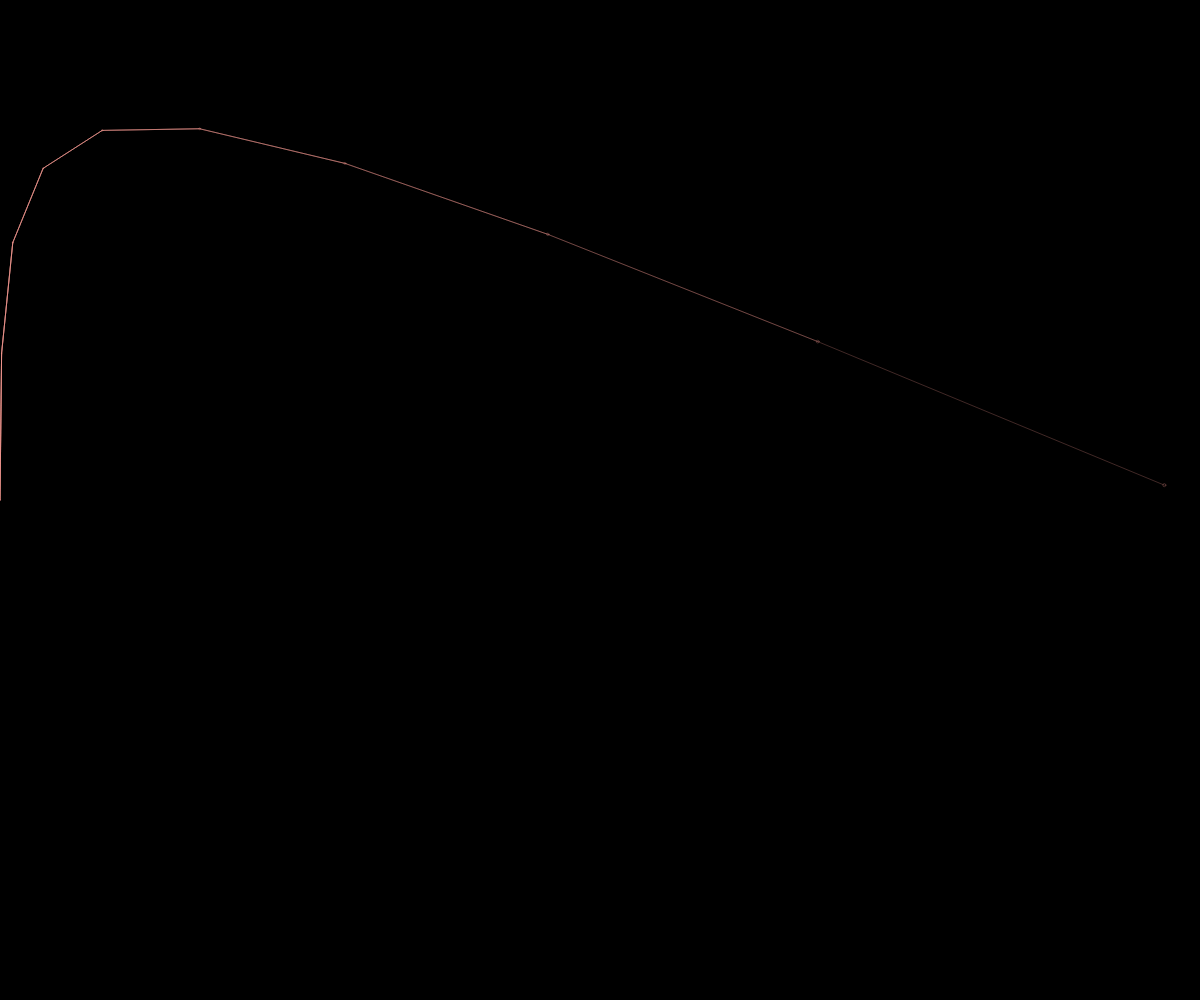
Frame 1 (no input)
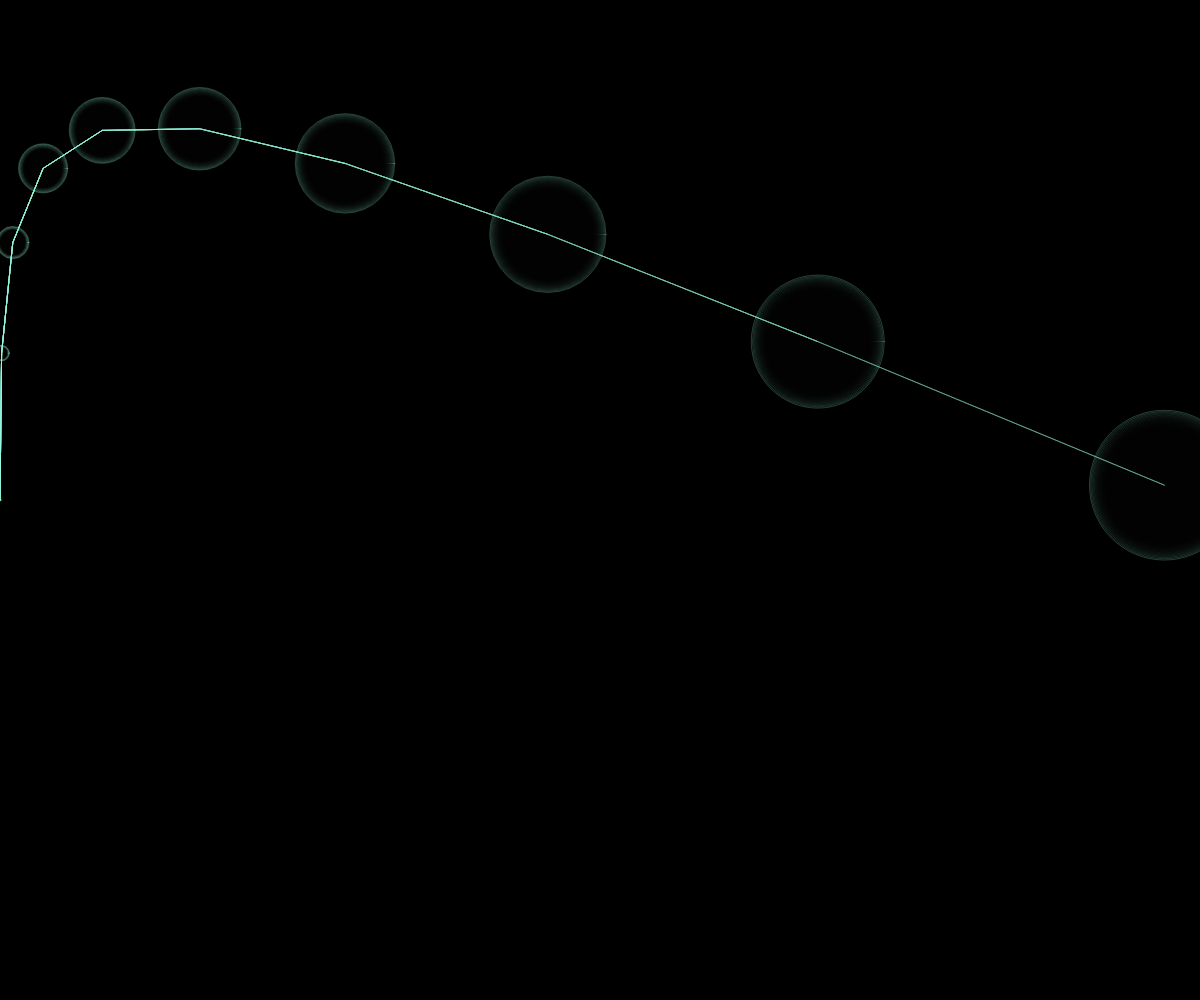
Frame 60 (no input)
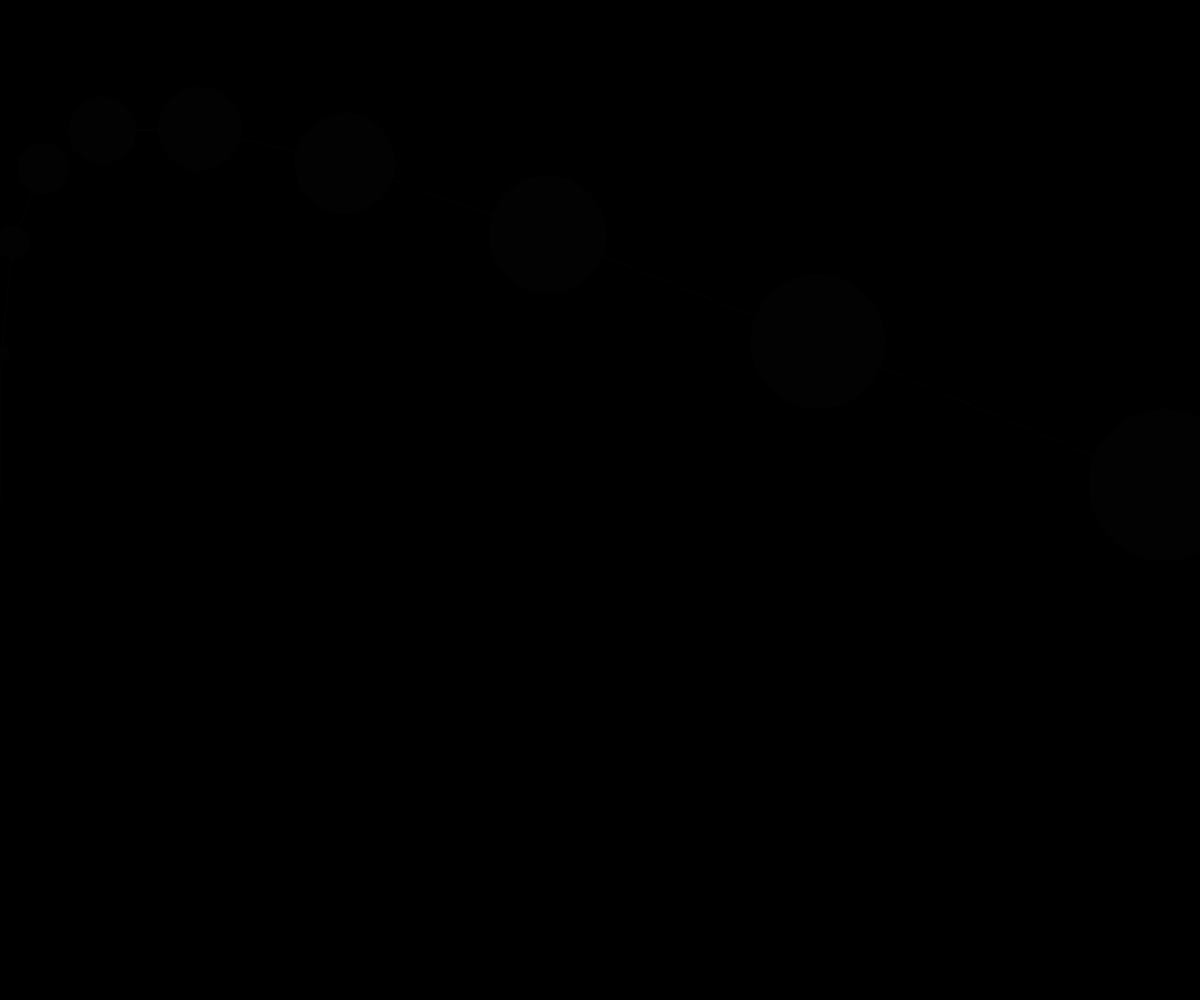
Frame 120 (the mouse pressed at the canvas centre since frame 60)

The p5.js sketch that drew these frames (run headless with seeded random() and noise() and a simulated clock; from frame 60 on, the mouse is pressed at the canvas centre):

// p5.js sketch
// ── sketch.js
let p0, p1;
let cl1;
let cl2;
let cl3;
let d;

function setup() {
  createCanvas(windowWidth, windowHeight);
  
  // change colormode
  colorMode(HSB);
  
  background(0,0,0,1);
  
  // ctrol points of bezier curves
  p0 = createVector(0, windowHeight / 2);
  p1 = createVector(windowWidth / 2, windowHeight / 2);
  p2 = createVector(windowWidth / 4, windowHeight / 6);
  p3 = createVector(windowWidth, windowHeight / 2);

}

function draw() {
  // draw background everyframe  
  background("rgba(0,0,0,0.2)");
  
  // variables for HSB 
  d = dist(mouseX,mouseY,windowWidth/2,windowHeight/2);
  cl1 = map(d, 0, 0.5*sqrt(sq(windowWidth)+sq(windowHeight)), 0, 1);
  cl2 = map(d, 0, 0.5*sqrt(sq(windowWidth)+sq(windowHeight)), 0, 40);
  cl3 = map(mouseX, 0, windowWidth, 60, 200);
  
  // stroke color and weight
  stroke(360*abs(sin(frameCount*0.008)), cl2, 100, cl1);
  strokeWeight(200/d);
  // print(d);
  
  // reposition mouseXY when mouse mout of canvas
  if(mouseX<0||mouseY<0||mouseX>windowWidth||mouseY>windowHeight){
    p1.x = windowWidth / 2;
    p1.y = windowHeight / 2;
  }
  
  // assign mouse XY to points
  p1.x = mouseX;
  p1.y = mouseY;
  p2.x = mouseX * 1.4;
  p2.y = mouseY * 1.4;
  
  // the size of each segments
  let delta = 0.11;

  noFill();
  // draw curves
  beginShape();
  for (let t = 0; t <= 1; t += delta) {
    // stroke(t * 360, 255, 255, 0.5);
    // line(p1.x, p0.y, p2.x, p2.y);
    let v = cubic(p0, p1, p2, p3, t);
    vertex(v.x, v.y);
    endShape();
    circle(v.x, v.y, t*3*abs(sin(frameCount*0.01))*90+sin(frameCount*0.2)*2.2)*windowWidth/600; 
  }

  //   beginShape();
  //   for (let t = 0; t <= 1.00001; t += delta) {
  //     let x1 = lerp(p0.x, p1.x, t);
  //     let y1 = lerp(p0.y, p1.y, t);
  //     let x2 = lerp(p1.x, p2.x, t);
  //     let y2 = lerp(p1.y, p2.y, t);

  //     // stroke color
  //     // stroke(t * 360, 255, 255);

  //     // line(x1, y1, x2, y2);
  //     let x = lerp(x1, x2, t);
  //     let y = lerp(y1, y2, t);
  //     vertex(x ,y);
  //     endShape();
  //   }
}

// quadratic function
function quadratic(p0, p1, p2, t) {
  let x1 = lerp(p0.x, p1.x, t);
  let y1 = lerp(p0.y, p1.y, t);
  let x2 = lerp(p1.x, p2.x, t);
  let y2 = lerp(p1.y, p2.y, t);
  let x = lerp(x1, x2, t);
  let y = lerp(y1, y2, t);
  // line(x1, y1, x2, y2);
  return createVector(x, y);
}

// cubic function
function cubic(p0, p1, p2, p3, t) {
  let v1 = quadratic(p0, p1, p2, t);
  let v2 = quadratic(p1, p2, p3, t);
  let x = lerp(v1.x, v2.x, t);
  let y = lerp(v1.y, v2.y, t);
  // line(v1.x, v1.y, v2.x, v2.y);
  return createVector(x, y);
}

function windowResized() {
  setup();
}
